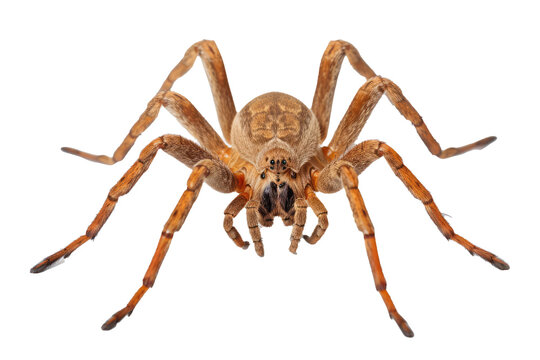
#> input picture spider.jpg, 540 x 360 px
$ python trace_edge.py
#> lines starting #> are read from the running program, lines starting #| are printed output that depends on the picture; after the words box and inside, x2 and y2 are one past the last pixel; in counts of white or black regions, pixels touching at a corner belong together
import numpy as np
import cv2
import matplotlib.pyplot as plt
from scipy.fft import fft, fftfreq
import sys
import urllib

# init pos
x = 409
y = 338

freq = 1  # record every freq points
n_peaks = 100  # no. of epicycles

spider = cv2.imread('spider.jpg')
#> spider is the input picture: shape (360, 540, 3); mean B, G, R 221.8, 228.8, 238.8
# print(spider.shape)
for i in range(len(spider)):
    for j in range(len(spider[i])):
        if np.all(spider[i][j] < np.array([240, 240, 240])):
            spider[i][j] = np.array([100, 150, 200])
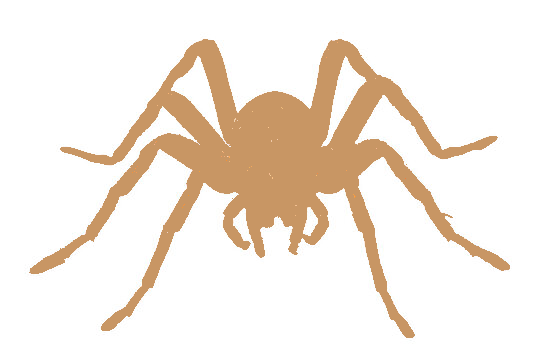
#> spider: shape (360, 540, 3); 18.76% of pixels changed, all inside (x1, y1, x2, y2) = (29, 39, 510, 338)
spider = cv2.GaussianBlur(spider, (5, 5), sigmaX=0.5, sigmaY=0.5)
spider = cv2.Canny(spider, 80, 200)
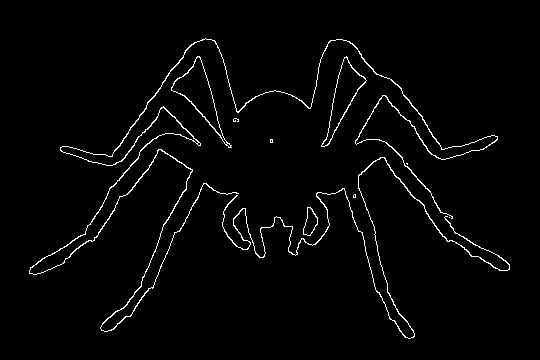
#> spider: shape (360, 540); 2.2% white in thin lines or dots, all inside (x1, y1, x2, y2) = (29, 38, 510, 339)
plt.imshow(spider)
plt.show()
assert spider[y][x] == 255
sys.setrecursionlimit(10000)


def dfs(x, y, graph, start, visited, trace):
#> called with x = 409, y = 338, start = (409, 338)
    global fig
    pltx, plty = zip(*trace)
    fig.remove()
    fig = plt.plot(pltx, -np.array(plty), color='b')[0]
    plt.pause(0.000001)
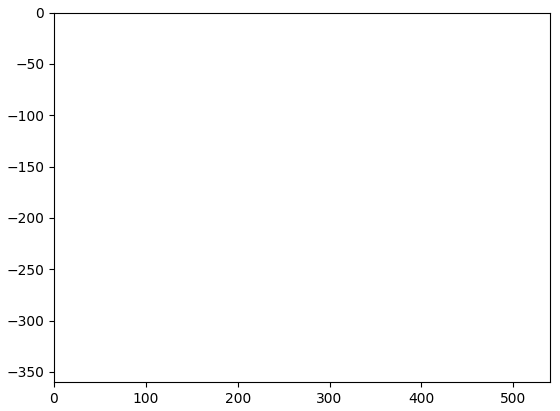
#> figure drawn by matplotlib, 1 panel
    if (x, y) == (411, 337) and len(visited) > 5:
        return trace
    for i, j in [[1, 0], [0, 1], [-1, 0], [0, -1], [1, 1], [-1, -1], [1, -1], [-1, 1]]:
        if not (i == 0 and j == 0):
            x += i
            y += j
            if spider[y][x] == 255 and not ([x, y] in visited):
                visited.append([x, y])
                trace.append([x, y])
                if x == 410 and y == 338:
                    pass
                cur_trace = dfs(x, y, graph, start, visited, trace.copy())
                if cur_trace is not None:
                    return cur_trace

            x -= i
            y -= j
#> this loop made 1 pass
#> after the loop, trace = [[409, 338], [410, 338]]; visited = 3701 pairs, first value 29 to 509, second value 38 to 338; x = 410; y = 338
    for i in range(-2, 3):
        for j in range(-2, 3):
            if i == 2 or j == 2 or x == -2 or j == -2:
                x += i
                y += j
                if spider[y][x] == 255 and not ([x, y] in visited):
                    visited.append([x, y])
                    trace.append([x, y])
                    cur_trace = dfs(x, y, graph, start, visited, trace.copy())
                    if cur_trace is not None:
                        return cur_trace
                x -= i
                y -= j
    global cur
    cur = (x, y)

plt.ion()
fig = plt.plot([], [])[0]
plt.ylim(-360, 0)
plt.xlim(0, 540)

visited = []
trace = dfs(x, y, spider, (x, y), visited, [[x, y]])
#> trace = 3695 pairs, first value 29 to 509, second value 38 to 338
global cur
print(cur)
print(len(trace))
#| 3695
x, y = zip(*trace)
#> x = 3695 values, max 509 at index 3226, min 29 at index 1430, mean 268.7; y = 3695 values, max 338 at index 0, min 38 at index 2196, mean 187.9
plt.plot(x, -np.array(y), marker='.')
plt.show()
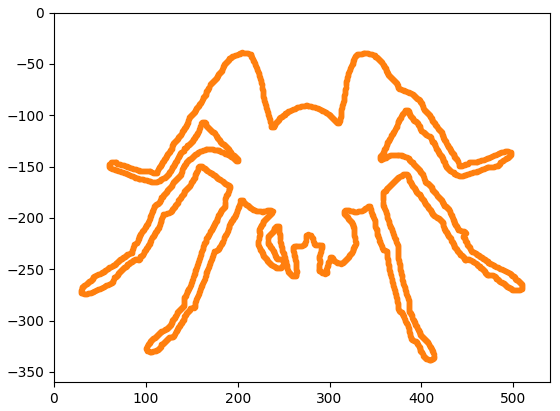
#> figure drawn by matplotlib, 1 panel
